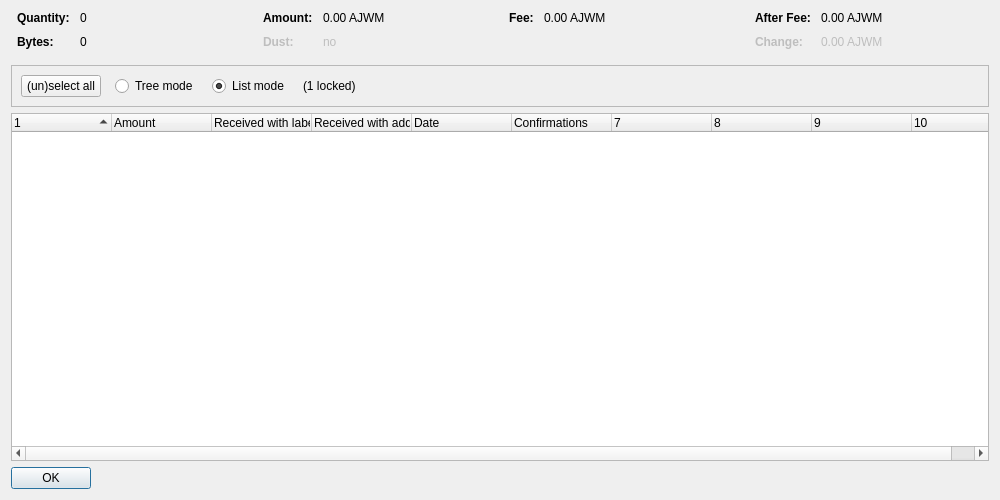
<?xml version="1.0" encoding="UTF-8"?>
<ui version="4.0">
 <class>CoinControlDialog</class>
 <widget class="QDialog" name="CoinControlDialog">
  <property name="geometry">
   <rect>
    <x>0</x>
    <y>0</y>
    <width>1000</width>
    <height>500</height>
   </rect>
  </property>
  <property name="windowTitle">
   <string>Coin Selection</string>
  </property>
  <layout class="QVBoxLayout" name="verticalLayout">
   <item>
    <layout class="QHBoxLayout" name="horizontalLayoutTop" stretch="0,0,0,0">
     <property name="topMargin">
      <number>0</number>
     </property>
     <property name="bottomMargin">
      <number>10</number>
     </property>
     <item>
      <layout class="QFormLayout" name="formLayoutCoinControl1">
       <property name="horizontalSpacing">
        <number>10</number>
       </property>
       <property name="verticalSpacing">
        <number>10</number>
       </property>
       <property name="leftMargin">
        <number>6</number>
       </property>
       <property name="rightMargin">
        <number>6</number>
       </property>
       <item row="0" column="0">
        <widget class="QLabel" name="labelCoinControlQuantityText">
         <property name="font">
          <font>
           <weight>75</weight>
           <bold>true</bold>
          </font>
         </property>
         <property name="text">
          <string>Quantity:</string>
         </property>
        </widget>
       </item>
       <item row="0" column="1">
        <widget class="QLabel" name="labelCoinControlQuantity">
         <property name="cursor">
          <cursorShape>IBeamCursor</cursorShape>
         </property>
         <property name="contextMenuPolicy">
          <enum>Qt::ActionsContextMenu</enum>
         </property>
         <property name="text">
          <string notr="true">0</string>
         </property>
         <property name="textInteractionFlags">
          <set>Qt::LinksAccessibleByMouse|Qt::TextSelectableByKeyboard|Qt::TextSelectableByMouse</set>
         </property>
        </widget>
       </item>
       <item row="1" column="0">
        <widget class="QLabel" name="labelCoinControlBytesText">
         <property name="font">
          <font>
           <weight>75</weight>
           <bold>true</bold>
          </font>
         </property>
         <property name="text">
          <string>Bytes:</string>
         </property>
        </widget>
       </item>
       <item row="1" column="1">
        <widget class="QLabel" name="labelCoinControlBytes">
         <property name="cursor">
          <cursorShape>IBeamCursor</cursorShape>
         </property>
         <property name="contextMenuPolicy">
          <enum>Qt::ActionsContextMenu</enum>
         </property>
         <property name="text">
          <string notr="true">0</string>
         </property>
         <property name="textInteractionFlags">
          <set>Qt::LinksAccessibleByMouse|Qt::TextSelectableByKeyboard|Qt::TextSelectableByMouse</set>
         </property>
        </widget>
       </item>
      </layout>
     </item>
     <item>
      <layout class="QFormLayout" name="formLayoutCoinControl2">
       <property name="horizontalSpacing">
        <number>10</number>
       </property>
       <property name="verticalSpacing">
        <number>10</number>
       </property>
       <property name="leftMargin">
        <number>6</number>
       </property>
       <property name="rightMargin">
        <number>6</number>
       </property>
       <item row="0" column="0">
        <widget class="QLabel" name="labelCoinControlAmountText">
         <property name="font">
          <font>
           <weight>75</weight>
           <bold>true</bold>
          </font>
         </property>
         <property name="text">
          <string>Amount:</string>
         </property>
        </widget>
       </item>
       <item row="0" column="1">
        <widget class="QLabel" name="labelCoinControlAmount">
         <property name="cursor">
          <cursorShape>IBeamCursor</cursorShape>
         </property>
         <property name="contextMenuPolicy">
          <enum>Qt::ActionsContextMenu</enum>
         </property>
         <property name="text">
          <string notr="true">0.00 AJWM</string>
         </property>
         <property name="textInteractionFlags">
          <set>Qt::LinksAccessibleByMouse|Qt::TextSelectableByKeyboard|Qt::TextSelectableByMouse</set>
         </property>
        </widget>
       </item>
       <item row="1" column="0">
        <widget class="QLabel" name="labelCoinControlLowOutputText">
         <property name="enabled">
          <bool>false</bool>
         </property>
         <property name="font">
          <font>
           <weight>75</weight>
           <bold>true</bold>
          </font>
         </property>
         <property name="text">
          <string>Dust:</string>
         </property>
        </widget>
       </item>
       <item row="1" column="1">
        <widget class="QLabel" name="labelCoinControlLowOutput">
         <property name="enabled">
          <bool>false</bool>
         </property>
         <property name="cursor">
          <cursorShape>IBeamCursor</cursorShape>
         </property>
         <property name="contextMenuPolicy">
          <enum>Qt::ActionsContextMenu</enum>
         </property>
         <property name="text">
          <string notr="true">no</string>
         </property>
         <property name="textInteractionFlags">
          <set>Qt::LinksAccessibleByMouse|Qt::TextSelectableByKeyboard|Qt::TextSelectableByMouse</set>
         </property>
        </widget>
       </item>
      </layout>
     </item>
     <item>
      <layout class="QFormLayout" name="formLayoutCoinControl3">
       <property name="horizontalSpacing">
        <number>10</number>
       </property>
       <property name="verticalSpacing">
        <number>10</number>
       </property>
       <property name="leftMargin">
        <number>6</number>
       </property>
       <property name="rightMargin">
        <number>6</number>
       </property>
       <item row="0" column="0">
        <widget class="QLabel" name="labelCoinControlFeeText">
         <property name="font">
          <font>
           <weight>75</weight>
           <bold>true</bold>
          </font>
         </property>
         <property name="text">
          <string>Fee:</string>
         </property>
        </widget>
       </item>
       <item row="0" column="1">
        <widget class="QLabel" name="labelCoinControlFee">
         <property name="cursor">
          <cursorShape>IBeamCursor</cursorShape>
         </property>
         <property name="contextMenuPolicy">
          <enum>Qt::ActionsContextMenu</enum>
         </property>
         <property name="text">
          <string notr="true">0.00 AJWM</string>
         </property>
         <property name="textInteractionFlags">
          <set>Qt::LinksAccessibleByMouse|Qt::TextSelectableByKeyboard|Qt::TextSelectableByMouse</set>
         </property>
        </widget>
       </item>
      </layout>
     </item>
     <item>
      <layout class="QFormLayout" name="formLayoutCoinControl4">
       <property name="horizontalSpacing">
        <number>10</number>
       </property>
       <property name="verticalSpacing">
        <number>10</number>
       </property>
       <property name="leftMargin">
        <number>6</number>
       </property>
       <property name="rightMargin">
        <number>6</number>
       </property>
       <item row="0" column="0">
        <widget class="QLabel" name="labelCoinControlAfterFeeText">
         <property name="font">
          <font>
           <weight>75</weight>
           <bold>true</bold>
          </font>
         </property>
         <property name="text">
          <string>After Fee:</string>
         </property>
        </widget>
       </item>
       <item row="0" column="1">
        <widget class="QLabel" name="labelCoinControlAfterFee">
         <property name="cursor">
          <cursorShape>IBeamCursor</cursorShape>
         </property>
         <property name="contextMenuPolicy">
          <enum>Qt::ActionsContextMenu</enum>
         </property>
         <property name="text">
          <string notr="true">0.00 AJWM</string>
         </property>
         <property name="textInteractionFlags">
          <set>Qt::LinksAccessibleByMouse|Qt::TextSelectableByKeyboard|Qt::TextSelectableByMouse</set>
         </property>
        </widget>
       </item>
       <item row="1" column="0">
        <widget class="QLabel" name="labelCoinControlChangeText">
         <property name="enabled">
          <bool>false</bool>
         </property>
         <property name="font">
          <font>
           <weight>75</weight>
           <bold>true</bold>
          </font>
         </property>
         <property name="text">
          <string>Change:</string>
         </property>
        </widget>
       </item>
       <item row="1" column="1">
        <widget class="QLabel" name="labelCoinControlChange">
         <property name="enabled">
          <bool>false</bool>
         </property>
         <property name="cursor">
          <cursorShape>IBeamCursor</cursorShape>
         </property>
         <property name="contextMenuPolicy">
          <enum>Qt::ActionsContextMenu</enum>
         </property>
         <property name="text">
          <string notr="true">0.00 AJWM</string>
         </property>
         <property name="textInteractionFlags">
          <set>Qt::LinksAccessibleByMouse|Qt::TextSelectableByKeyboard|Qt::TextSelectableByMouse</set>
         </property>
        </widget>
       </item>
      </layout>
     </item>
    </layout>
   </item>
   <item>
    <widget class="QFrame" name="frame">
     <property name="minimumSize">
      <size>
       <width>0</width>
       <height>40</height>
      </size>
     </property>
     <property name="frameShape">
      <enum>QFrame::StyledPanel</enum>
     </property>
     <property name="frameShadow">
      <enum>QFrame::Sunken</enum>
     </property>
     <layout class="QHBoxLayout" name="horizontalLayout">
      <item>
       <layout class="QHBoxLayout" name="horizontalLayoutPanel" stretch="0,0,0,0,0">
        <property name="spacing">
         <number>14</number>
        </property>
        <item>
         <widget class="QPushButton" name="pushButtonSelectAll">
          <property name="sizePolicy">
           <sizepolicy hsizetype="Maximum" vsizetype="Fixed">
            <horstretch>0</horstretch>
            <verstretch>0</verstretch>
           </sizepolicy>
          </property>
          <property name="text">
           <string>(un)select all</string>
          </property>
          <property name="autoDefault">
           <bool>false</bool>
          </property>
         </widget>
        </item>
        <item>
         <widget class="QRadioButton" name="radioTreeMode">
          <property name="sizePolicy">
           <sizepolicy hsizetype="Maximum" vsizetype="Fixed">
            <horstretch>0</horstretch>
            <verstretch>0</verstretch>
           </sizepolicy>
          </property>
          <property name="text">
           <string>Tree mode</string>
          </property>
         </widget>
        </item>
        <item>
         <widget class="QRadioButton" name="radioListMode">
          <property name="sizePolicy">
           <sizepolicy hsizetype="Maximum" vsizetype="Fixed">
            <horstretch>0</horstretch>
            <verstretch>0</verstretch>
           </sizepolicy>
          </property>
          <property name="text">
           <string>List mode</string>
          </property>
          <property name="checked">
           <bool>true</bool>
          </property>
         </widget>
        </item>
        <item>
         <widget class="QLabel" name="labelLocked">
          <property name="text">
           <string notr="true">(1 locked)</string>
          </property>
         </widget>
        </item>
        <item>
         <spacer name="horizontalSpacer">
          <property name="orientation">
           <enum>Qt::Horizontal</enum>
          </property>
          <property name="sizeHint" stdset="0">
           <size>
            <width>40</width>
            <height>20</height>
           </size>
          </property>
         </spacer>
        </item>
       </layout>
      </item>
     </layout>
    </widget>
   </item>
   <item>
    <widget class="CoinControlTreeWidget" name="treeWidget">
     <property name="contextMenuPolicy">
      <enum>Qt::CustomContextMenu</enum>
     </property>
     <property name="sortingEnabled">
      <bool>false</bool>
     </property>
     <property name="columnCount">
      <number>10</number>
     </property>
     <attribute name="headerShowSortIndicator" stdset="0">
      <bool>true</bool>
     </attribute>
     <attribute name="headerStretchLastSection">
      <bool>false</bool>
     </attribute>
     <column>
      <property name="text">
       <string/>
      </property>
     </column>
     <column>
      <property name="text">
       <string>Amount</string>
      </property>
     </column>
     <column>
      <property name="text">
       <string>Received with label</string>
      </property>
     </column>
     <column>
      <property name="text">
       <string>Received with address</string>
      </property>
     </column>
     <column>
      <property name="text">
       <string>Date</string>
      </property>
     </column>
     <column>
      <property name="text">
       <string>Confirmations</string>
      </property>
      <property name="toolTip">
       <string>Confirmed</string>
      </property>
     </column>
     <column>
      <property name="text">
       <string/>
      </property>
     </column>
     <column>
      <property name="text">
       <string/>
      </property>
     </column>
     <column>
      <property name="text">
       <string/>
      </property>
     </column>
     <column>
      <property name="text">
       <string/>
      </property>
     </column>
    </widget>
   </item>
   <item>
    <widget class="QDialogButtonBox" name="buttonBox">
     <property name="sizePolicy">
      <sizepolicy hsizetype="Maximum" vsizetype="Fixed">
       <horstretch>0</horstretch>
       <verstretch>0</verstretch>
      </sizepolicy>
     </property>
     <property name="orientation">
      <enum>Qt::Horizontal</enum>
     </property>
     <property name="standardButtons">
      <set>QDialogButtonBox::Ok</set>
     </property>
    </widget>
   </item>
  </layout>
 </widget>
 <customwidgets>
  <customwidget>
   <class>CoinControlTreeWidget</class>
   <extends>QTreeWidget</extends>
   <header>coincontroltreewidget.h</header>
  </customwidget>
 </customwidgets>
 <resources/>
 <connections/>
</ui>
